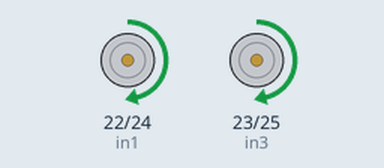
Recording of a sketch running on a simulated Arduino Mega 2560, built with avr-gcc and run on an emulated ATmega2560. Shown: motor-driver pin pairs drawn as motors (green arrow = first pin HIGH = forward, orange = second pin HIGH = backward, longer = more drive, scaled by the enable pin).

Above: at 0.5 s.
At 5.0 s:
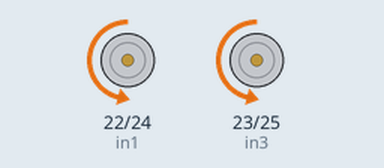
Timing chart, 0 to 6.9 s (numbered marks = the images above):
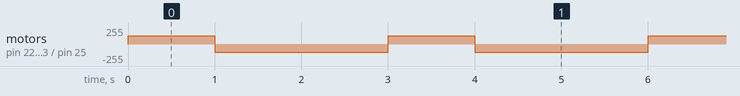

Measured:
- by itself, motor on pin 22 (in1) / pin 24 (in2), motor on pin 23 (in3) / pin 25 (in4): alternates forward 124/255 for 1.0 s and backward 124/255 for 2.0 s

The sketch:

H-Bruecke_Engin.ino
```cpp
// Motor A connections
int enA = 5;
int in1 = 22;
int in2 = 24;
// Motor B connections
int enB = 4;
int in3 = 23;
int in4 = 25;

void setup() {
  // Set all the motor control pins to outputs
  pinMode(enA, OUTPUT);
  pinMode(enB, OUTPUT);
  pinMode(in1, OUTPUT);
  pinMode(in2, OUTPUT);
  pinMode(in3, OUTPUT);
  pinMode(in4, OUTPUT);

  // Turn off motors - Initial state
  digitalWrite(in1, LOW);
  digitalWrite(in2, LOW);
  digitalWrite(in3, LOW);
  digitalWrite(in4, LOW);
}

void loop() {
  digitalWrite(in1, HIGH);
  digitalWrite(in2, LOW);
  digitalWrite(in3, HIGH);
  digitalWrite(in4, LOW);

  analogWrite(enA, 124);
  analogWrite(enB, 124);

  delay(1000);

  // Now change motor directions
  digitalWrite(in1, LOW);
  digitalWrite(in2, HIGH);
  digitalWrite(in3, LOW);
  digitalWrite(in4, HIGH);
  delay(2000);

    // Accelerate from zero to maximum speed
  /*for (int i = 0; i < 256; i++) {
    analogWrite(enA, i);
    analogWrite(enB, i);
    delay(1);
  }*/

  //directionControl();
  //delay(1000);
  //speedControl();
  //delay(1000);
}

// This function lets you control spinning direction of motors
void directionControl() {
  // Set motors to maximum speed
  // For PWM maximum possible values are 0 to 255
  analogWrite(enA, 255);
  analogWrite(enB, 255);

  // Turn on motor A & B
  digitalWrite(in1, HIGH);
  digitalWrite(in2, LOW);
  digitalWrite(in3, HIGH);
  digitalWrite(in4, LOW);
  delay(1000);

  // Now change motor directions
  digitalWrite(in1, LOW);
  digitalWrite(in2, HIGH);
  digitalWrite(in3, LOW);
  digitalWrite(in4, HIGH);
  delay(2000);

  // Turn off motors
  /*digitalWrite(in1, LOW);
  digitalWrite(in2, LOW);
  digitalWrite(in3, LOW);
  digitalWrite(in4, LOW);*/
}

// This function lets you control speed of the motors
void speedControl() {
  // Turn on motors
  digitalWrite(in1, LOW);
  digitalWrite(in2, HIGH);
  digitalWrite(in3, LOW);
  digitalWrite(in4, HIGH);

  // Accelerate from zero to maximum speed
  for (int i = 0; i < 256; i++) {
    analogWrite(enA, i);
    analogWrite(enB, i);
    delay(1);
  }

  /*// Decelerate from maximum speed to zero
  for (int i = 255; i >= 0; --i) {
    analogWrite(enA, i);
    analogWrite(enB, i);
    delay(1);
  }

  // Now turn off motors
  digitalWrite(in1, LOW);
  digitalWrite(in2, LOW);
  digitalWrite(in3, LOW);
  digitalWrite(in4, LOW);*/
}
```
